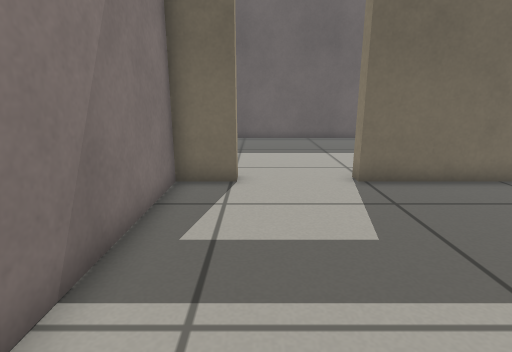
view 1 (above)

16 first-person views from a walk through a Gazebo world. The camera is 0.59 m above the floor, tilts 14° down and sees 80° across. The floor is counted in squares, 0.25 m on a side. Each view is taken from the middle of a square. On the plan, view 1 faces up. The plan holds only what a view shows up to about 18 squares ahead; the rest is blank.

view 2
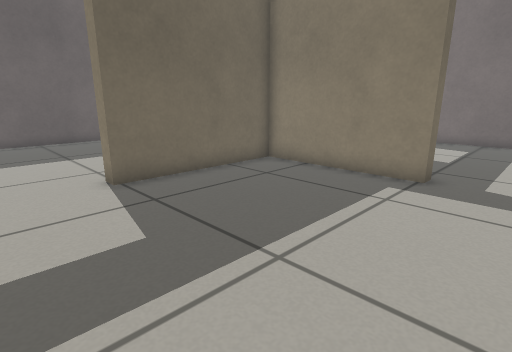

view 3
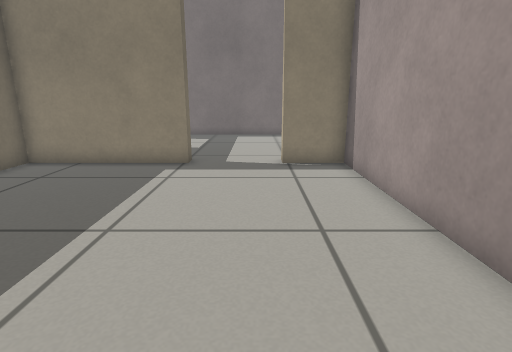

view 4
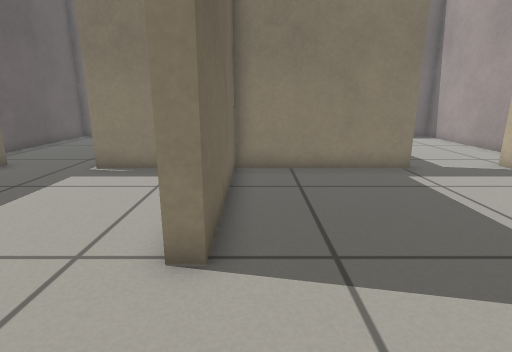

view 5
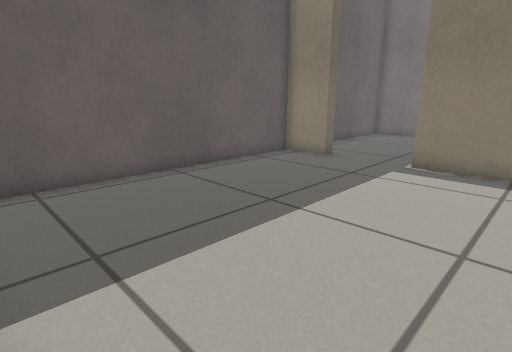

view 6
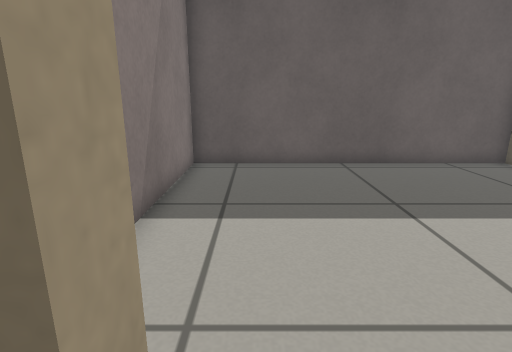

view 7
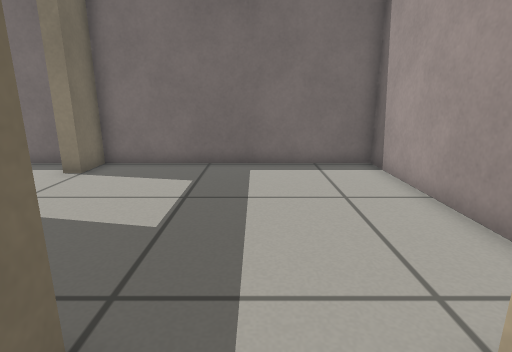

view 8
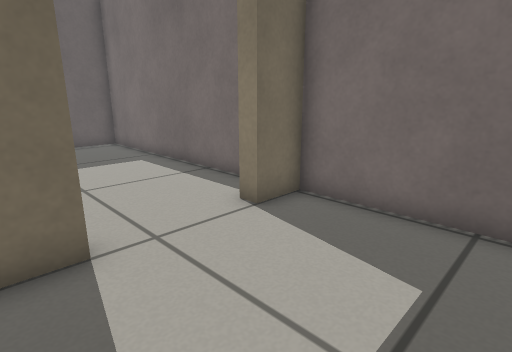

view 9
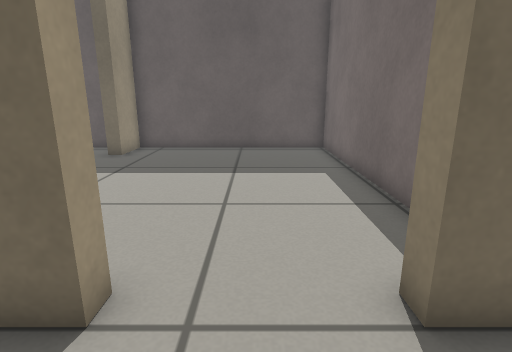

view 10
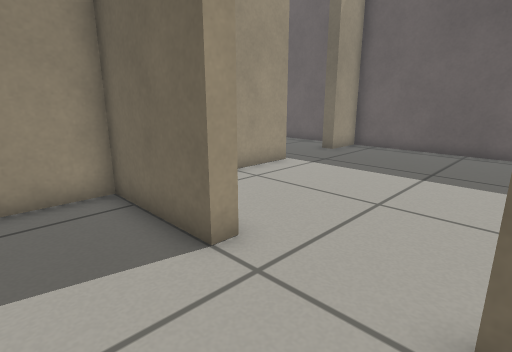

view 11
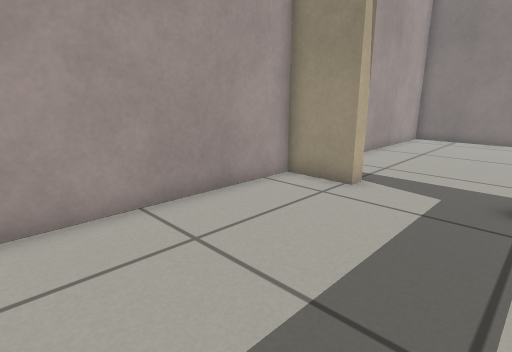

view 12
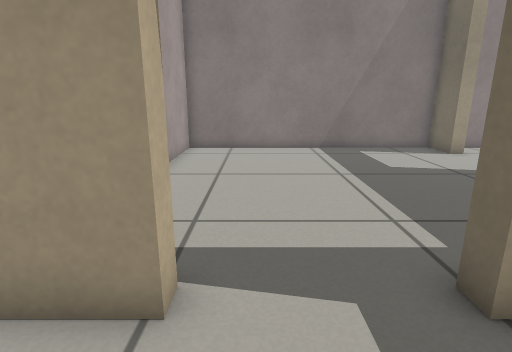

view 13
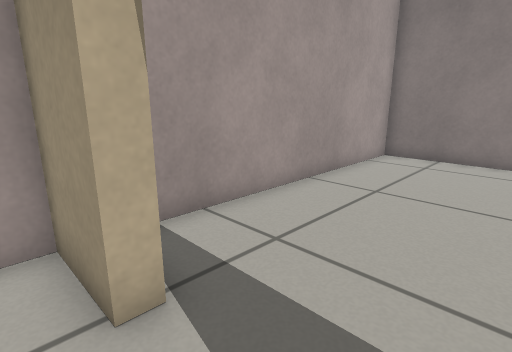

view 14
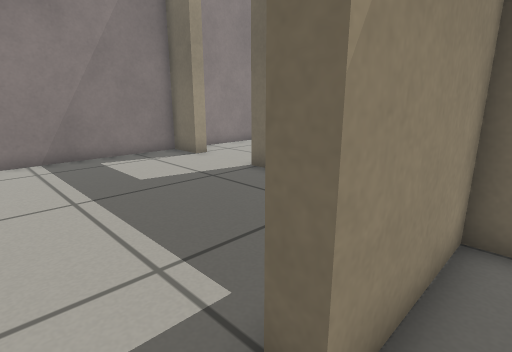

view 15
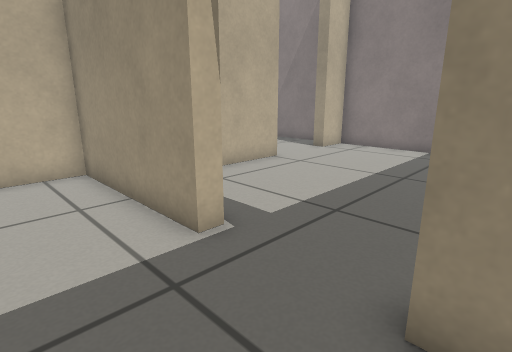

view 16
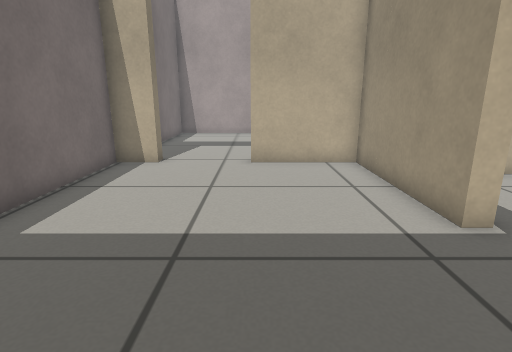

### Floor plan
Points are (right, up) in squares from view 1. A wall is a line through its corners. A room is listed if a view was taken in it or the views show most of it. See-through windows are left out.
Room 1 (views 1, 2, 3, 4, 6, 7)
walls: (9.5, 2.6) (9.5, 8.7) (3, 8.7); (-0.6, 8.7) (-2.4, 8.7) (-2.4, -3.4) (9.5, -3.4) (9.5, -1)
ways out: open door at (1.5, 9) to room 2; open door at (10, 0.5) to room 3
Room 2 (view 5)
walls: (3, 9.3) (6.1, 9.3); (9.5, 17.2) (9.5, 19.4) (-2.4, 19.4) (-2.4, 9.3) (-0.6, 9.3); (9.5, 10.7) (9.5, 13.6)
ways out: open door at (1.5, 9) to room 1; open door at (10, 15.5) to room 4
Room 3 (views 8, 9, 10, 11, 12, 13, 14)
walls: (14.2, 6.8) (10.1, 6.8) (10.1, 2.6); (10.1, -1) (10.1, -3.4) (19.4, -3.4) (19.4, 6.8) (17.8, 6.8)
ways out: open door at (10, 0.5) to room 1; open door at (16, 7) to room 4
Room 4 (views 15, 16)
walls: (10.1, 13.6) (10.1, 7.4) (14.2, 7.4); (17.8, 7.4) (19.4, 7.4) (19.4, 19.4) (10.1, 19.4) (10.1, 17.2)
ways out: open door at (10, 15.5) to room 2; open door at (16, 7) to room 3

Positions as (right, up) in squares from view 1, and headings:
1: (0, 0), facing up
2: (0, 0), facing up-right
3: (-2, 0), facing right
4: (-1, 8), facing right
5: (-2, 10), facing up-right
6: (0, 8), facing up
7: (8, 1), facing right
8: (13, 2), facing up-right
9: (16, 4), facing up
10: (18, 4), facing up-left
11: (18, 3), facing down-left
12: (13, 0), facing left
13: (11, 2), facing down-left
14: (11, 1), facing up-left
15: (13, 18), facing down-left
16: (14, 19), facing down
